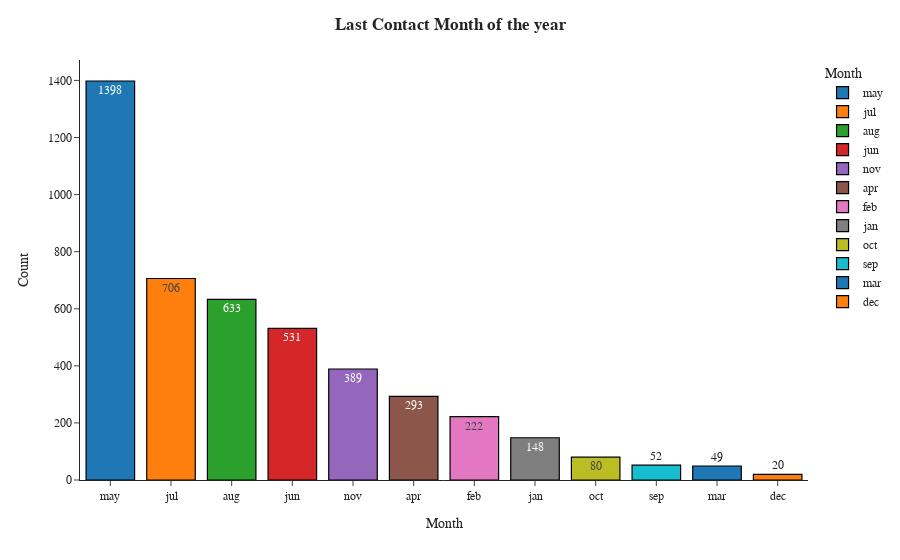

The cell this chart's notebook holds for it:
### Code cell
fig = px.bar(MainDataset_visualization.month.value_counts().reset_index().rename(columns={
             'index': 'Month', 'month': 'Count'}), x='Month', y='Count', color='Month', text='Count', template='simple_white')
fig.update_traces(marker=dict(line=dict(color='#000000', width=1.2)))
fig.update_layout(title_x=0.5, title_text='<b>Last Contact Month of the year',
                  font_family="Times New Roman", title_font_family="Times New Roman")

### Figure 1 — Plotly figure (JSON) as saved in the notebook; plotly's stock layout.template omitted (floating-point values rounded to 4 significant figures)
{"data": [{"alignmentgroup": "True", "hovertemplate": "Month=%{x}<br>Count=%{text}<extra></extra>", "legendgroup": "may", "marker": {"color": "#1F77B4", "line": {"color": "#000000", "width": 1.2}, "pattern": {"shape": ""}}, "name": "may", "offsetgroup": "may", "orientation": "v", "showlegend": true, "text": [1398], "textposition": "auto", "type": "bar", "x": ["may"], "xaxis": "x", "y": [1398], "yaxis": "y"}, {"alignmentgroup": "True", "hovertemplate": "Month=%{x}<br>Count=%{text}<extra></extra>", "legendgroup": "jul", "marker": {"color": "#FF7F0E", "line": {"color": "#000000", "width": 1.2}, "pattern": {"shape": ""}}, "name": "jul", "offsetgroup": "jul", "orientation": "v", "showlegend": true, "text": [706], "textposition": "auto", "type": "bar", "x": ["jul"], "xaxis": "x", "y": [706], "yaxis": "y"}, {"alignmentgroup": "True", "hovertemplate": "Month=%{x}<br>Count=%{text}<extra></extra>", "legendgroup": "aug", "marker": {"color": "#2CA02C", "line": {"color": "#000000", "width": 1.2}, "pattern": {"shape": ""}}, "name": "aug", "offsetgroup": "aug", "orientation": "v", "showlegend": true, "text": [633], "textposition": "auto", "type": "bar", "x": ["aug"], "xaxis": "x", "y": [633], "yaxis": "y"}, {"alignmentgroup": "True", "hovertemplate": "Month=%{x}<br>Count=%{text}<extra></extra>", "legendgroup": "jun", "marker": {"color": "#D62728", "line": {"color": "#000000", "width": 1.2}, "pattern": {"shape": ""}}, "name": "jun", "offsetgroup": "jun", "orientation": "v", "showlegend": true, "text": [531], "textposition": "auto", "type": "bar", "x": ["jun"], "xaxis": "x", "y": [531], "yaxis": "y"}, {"alignmentgroup": "True", "hovertemplate": "Month=%{x}<br>Count=%{text}<extra></extra>", "legendgroup": "nov", "marker": {"color": "#9467BD", "line": {"color": "#000000", "width": 1.2}, "pattern": {"shape": ""}}, "name": "nov", "offsetgroup": "nov", "orientation": "v", "showlegend": true, "text": [389], "textposition": "auto", "type": "bar", "x": ["nov"], "xaxis": "x", "y": [389], "yaxis": "y"}, {"alignmentgroup": "True", "hovertemplate": "Month=%{x}<br>Count=%{text}<extra></extra>", "legendgroup": "apr", "marker": {"color": "#8C564B", "line": {"color": "#000000", "width": 1.2}, "pattern": {"shape": ""}}, "name": "apr", "offsetgroup": "apr", "orientation": "v", "showlegend": true, "text": [293], "textposition": "auto", "type": "bar", "x": ["apr"], "xaxis": "x", "y": [293], "yaxis": "y"}, {"alignmentgroup": "True", "hovertemplate": "Month=%{x}<br>Count=%{text}<extra></extra>", "legendgroup": "feb", "marker": {"color": "#E377C2", "line": {"color": "#000000", "width": 1.2}, "pattern": {"shape": ""}}, "name": "feb", "offsetgroup": "feb", "orientation": "v", "showlegend": true, "text": [222], "textposition": "auto", "type": "bar", "x": ["feb"], "xaxis": "x", "y": [222], "yaxis": "y"}, {"alignmentgroup": "True", "hovertemplate": "Month=%{x}<br>Count=%{text}<extra></extra>", "legendgroup": "jan", "marker": {"color": "#7F7F7F", "line": {"color": "#000000", "width": 1.2}, "pattern": {"shape": ""}}, "name": "jan", "offsetgroup": "jan", "orientation": "v", "showlegend": true, "text": [148], "textposition": "auto", "type": "bar", "x": ["jan"], "xaxis": "x", "y": [148], "yaxis": "y"}, {"alignmentgroup": "True", "hovertemplate": "Month=%{x}<br>Count=%{text}<extra></extra>", "legendgroup": "oct", "marker": {"color": "#BCBD22", "line": {"color": "#000000", "width": 1.2}, "pattern": {"shape": ""}}, "name": "oct", "offsetgroup": "oct", "orientation": "v", "showlegend": true, "text": [80], "textposition": "auto", "type": "bar", "x": ["oct"], "xaxis": "x", "y": [80], "yaxis": "y"}, {"alignmentgroup": "True", "hovertemplate": "Month=%{x}<br>Count=%{text}<extra></extra>", "legendgroup": "sep", "marker": {"color": "#17BECF", "line": {"color": "#000000", "width": 1.2}, "pattern": {"shape": ""}}, "name": "sep", "offsetgroup": "sep", "orientation": "v", "showlegend": true, "text": [52], "textposition": "auto", "type": "bar", "x": ["sep"], "xaxis": "x", "y": [52], "yaxis": "y"}, {"alignmentgroup": "True", "hovertemplate": "Month=%{x}<br>Count=%{text}<extra></extra>", "legendgroup": "mar", "marker": {"color": "#1F77B4", "line": {"color": "#000000", "width": 1.2}, "pattern": {"shape": ""}}, "name": "mar", "offsetgroup": "mar", "orientation": "v", "showlegend": true, "text": [49], "textposition": "auto", "type": "bar", "x": ["mar"], "xaxis": "x", "y": [49], "yaxis": "y"}, {"alignmentgroup": "True", "hovertemplate": "Month=%{x}<br>Count=%{text}<extra></extra>", "legendgroup": "dec", "marker": {"color": "#FF7F0E", "line": {"color": "#000000", "width": 1.2}, "pattern": {"shape": ""}}, "name": "dec", "offsetgroup": "dec", "orientation": "v", "showlegend": true, "text": [20], "textposition": "auto", "type": "bar", "x": ["dec"], "xaxis": "x", "y": [20], "yaxis": "y"}], "layout": {"barmode": "relative", "font": {"family": "Times New Roman"}, "legend": {"title": {"text": "Month"}, "tracegroupgap": 0}, "margin": {"t": 60}, "title": {"font": {"family": "Times New Roman"}, "text": "<b>Last Contact Month of the year", "x": 0.5}, "xaxis": {"anchor": "y", "categoryarray": ["may", "jul", "aug", "jun", "nov", "apr", "feb", "jan", "oct", "sep", "mar", "dec"], "categoryorder": "array", "domain": [0, 1], "title": {"text": "Month"}}, "yaxis": {"anchor": "x", "domain": [0, 1], "title": {"text": "Count"}}}}
